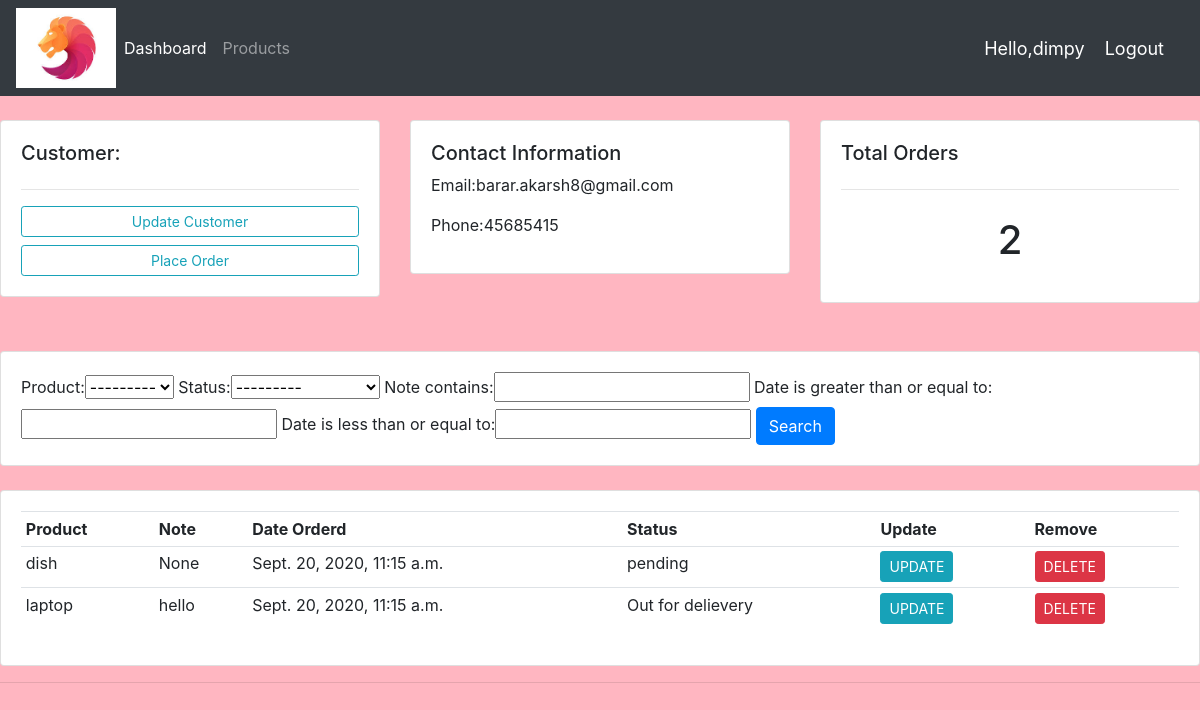
The app's page /customer/1/ (signed in) with its own data.
### accounts/models.py (models this page shows, shortened)
class Customer(models.Model):
    user=models.OneToOneField(User,null=True,blank=True,on_delete=models.CASCADE)
    name=models.CharField(max_length=25,null=True)
    email=models.CharField(max_length=25,null=True)
    phone=models.CharField(max_length=12,null=True)
    profile_pic=models.ImageField(default="dpdefault.png",null=True,blank=True)
    date=models.DateTimeField(auto_now_add=True,null=True)

class Order(models.Model):
    STATUS=(
        ('pending','pending'),
        ('Out for delievery','Out for delievery'),
        ('Delievered','Delievered')
    )
    customer=models.ForeignKey(Customer,null=True,on_delete=models.SET_NULL)
    product=models.ForeignKey(Products,null=True,on_delete=models.SET_NULL)
    date=models.DateTimeField(auto_now_add=True,null=True)
    status=models.CharField(max_length=100,null=True,choices=STATUS)
    note=models.CharField(max_length=1000,null=True)

class Products(models.Model):
    CATEGORY=(
        ('INDOOR','INDOOR'),
        ('OUTDOOR','OUTDOOR')
    )
    name=models.CharField(max_length=25,null=True)
    price=models.FloatField()
    category=models.CharField(max_length=100,null=True,choices=CATEGORY)
    description=models.CharField(max_length=250,null=True)
    date=models.DateTimeField(auto_now_add=True,null=True)
    tags=models.ManyToManyField(Tags)
    def __str__(self):
       return self.name

### accounts/decorators.py (the view)
        def wrapper_func(request,*args,**kwargs):
            group=None
            if request.user.groups.exists():
                group=request.user.groups.all()[0].name
            if group in allowed_roles:
                return view_func(request,*args,**kwargs)
            else:
                return HttpResponse('You are not allowed to this page')

### accounts/views.py (called while the page is built)
@login_required(login_url='login')
@allowed_user(allowed_roles=['admin'])
def customer(request,pk):
    customer=Customer.objects.get(id=pk)
    orders=customer.order_set.all()
    order_count=orders.count()
    myfilter=OrderFilter(request.GET,queryset=orders)
    orders=myfilter.qs
    context={'customer':customer,'orders':orders,'order_count':order_count,'myfilter':myfilter}
    return render(request,'customer.htm',context)

### accounts/templates/customer.htm (shortened to what this page needs)
{% extends 'main.htm' %}
{% block content %}
<div class="row my-4">
	<div class="col-md">
		<div class="card card-body">
			<h5>Customer:</h5>
			<hr>
			<a class="btn btn-outline-info  btn-sm btn-block" href="">Update Customer</a>
			<a class="btn btn-outline-info  btn-sm btn-block" href="{% url 'create_order' customer.id %}">Place Order</a>
		</div>
	</div>
	<div class="col-md">
		<div class="card card-body">
			<h5>Contact Information</h5>
            <p>Email:{{customer.email}}</p>
            <p>Phone:{{customer.phone}}</p>
		</div>
	</div>
	<div class="col-md">
		<div class="card card-body">
			<h5>Total Orders</h5>
			<hr>
			<h1 style="text-align: center;padding: 10px">{{order_count}}</h1>
		</div>
	</div>
</div>
<br>
<div class="row">
	<div class="col">
		<div class="card card-body">
			<form method="get">
				{{myfilter.form}}
		    <button class="btn btn-primary" type="submit">Search</button>
		  </form>
		</div>
	</div>
</div>
<br>
<div class="row">
	<div class="col-md">
		<div class="card card-body">
			<table class="table table-sm">
				<tr>
					<th>Product</th>
					<th>Note</th>
					<th>Date Orderd</th>
					<th>Status</th>
					<th>Update</th>
					<th>Remove</th>
				</tr>
                {% for order in orders %}
                <tr>
                    <td>{{order.product}}</td>
                    <td>{{order.note}}</td>
                    <td>{{order.date}}</td>
                    <td>{{order.status}}</td>
					<td><a class="btn btn-sm btn-info" href="{% url 'update_order' order.id %}">UPDATE</a></td>
					<td><a class="btn btn-sm btn-danger" href="{% url 'delete_order' order.id %}">DELETE</a></td>
                </tr>
                {% endfor %}
			</table>
		</div>
	</div>
</div>
	<hr>
{% endblock %}

### accounts/templates/main.htm (shortened to what this page needs)
{% load static%}
<!doctype html>
<html lang="en">
  <head>
    <link rel="stylesheet" href="https://stackpath.bootstrapcdn.com/bootstrap/4.5.2/css/bootstrap.min.css">
    <link rel="stylesheet" href="{% static '/main.css'%}">
  </head>
  <body>
    <nav class="navbar navbar-expand-lg navbar-dark bg-dark">
      <img src="/static/img/logo.jpeg" alt="" width="100" height="80">
        <div class="collapse navbar-collapse" id="navbarNav">
          <ul class="navbar-nav">
            {% if request.user.is_staff %}
            <li class="nav-item active">
              <a class="nav-link" href="{% url 'home' %}"> Dashboard </a>
            </li>
            <li class="nav-item">
              <a class="nav-link" href="{% url 'products' %}">Products</a>
            </li>
            {% else %}
            <li class="nav-item">
              <a class="nav-link" href="{% url 'account' %}">Settings</a>
            </li>
            {% endif %}
          </ul>
        </div>
        <span class="hello-msg">Hello,{{request.user}}</span>
        <span><a class="hello-msg" href="{% url 'logout' %}">Logout</a></span>
      </nav>
    {% block content %}
    {% endblock %}
  </body>
</html>

### static/main.css (style rules this page uses)
body { background-color:lightpink; }

### accounts/templates/main.htm (style rules this page uses)
.hello-msg { font-size: 18px; color: #ffffff; margin-right: 20px; }

### records on screen
Customer: email "barar.akarsh8@gmail.com", phone "45685415"
Order: product "dish", note "None", date "Sept. 20, 2020, 11:15 a.m.", status "pending"
Order: product "laptop", note "hello", date "Sept. 20, 2020, 11:15 a.m.", status "Out for delievery"

### other values on screen
{{ request.user }} "dimpy"
{{ order_count }} "2"
